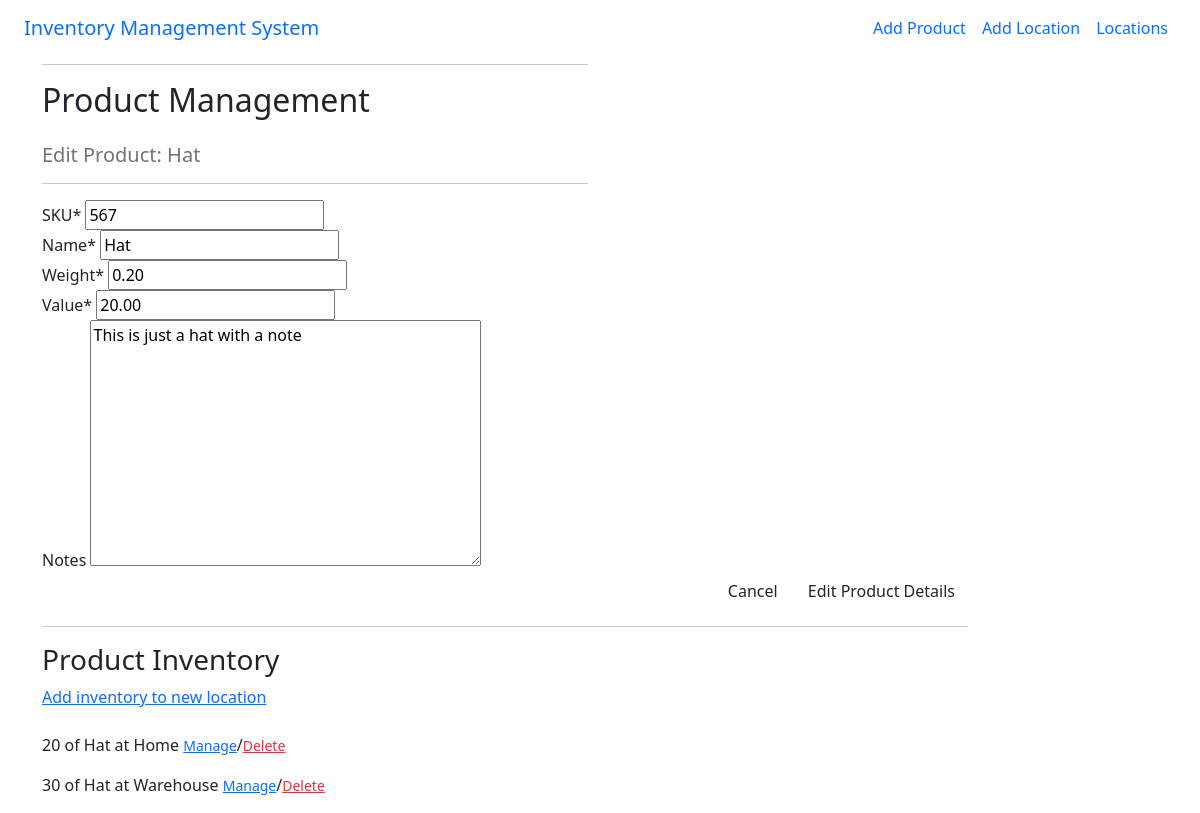
Before: /edit/2/ with the older database file.
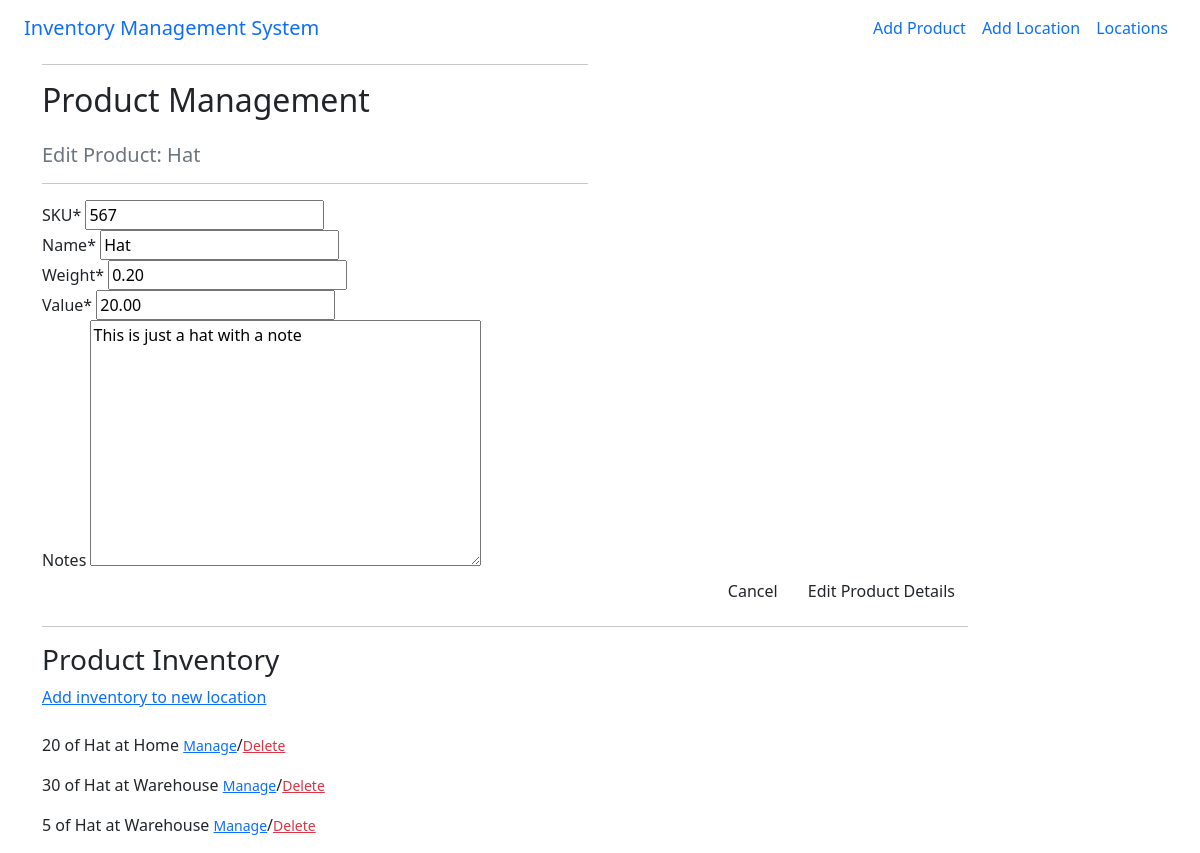
After: the same page with the newer database file.
### products/models.py (models this page shows, shortened)
class Inventory(models.Model):
    class Meta:
        verbose_name_plural = 'Inventory'
    product = models.ForeignKey('Product', on_delete=models.CASCADE)
    quantity = models.IntegerField(default=0)
    location = models.ForeignKey('Location', on_delete=models.PROTECT)
    def __str__(self):
        return self.product.name

class Product(models.Model):
    SKU = models.IntegerField(default=0)
    name = models.CharField(max_length=254)
    weight = models.DecimalField(max_digits=8, decimal_places=2)
    value = models.DecimalField(max_digits=8, decimal_places=2)
    notes = models.TextField(null=True, blank=True)

class Location(models.Model):
    name = models.CharField(max_length=254)
    address_line_1 = models.CharField(max_length=254)
    address_line_2 = models.CharField(max_length=254, null=True, blank=True)
    address_line_3 = models.CharField(max_length=254, null=True, blank=True)
    county = models.CharField(max_length=254, default='county')
    postcode = models.CharField(max_length=254, default='postcode')
    country = models.CharField(max_length=254, default='country')
    def __str__(self):
        return self.name

### products/views.py (the view)
# urls.py: path('edit/<int:product_id>/', views.edit_product, name='edit_product'),
def edit_product(request, product_id):
    product = get_object_or_404(Product, pk=product_id)
    product_form = ProductForm(instance=product)
    if request.method == 'POST':
        product_form = ProductForm(request.POST, request.FILES, instance=product)
        if product_form.is_valid():
            product_form.save()
            print('product updated successfully')
            return redirect(reverse('home'))
    inventory = Inventory.objects.all()
    product_inventory = []
    for i in inventory:
        if i.product == product:
            product_inventory.append(i)
    template = 'products/edit-product.html'
    context={
            'product_form': product_form,
            'product': product,
            'product_inventory': product_inventory,
            }
    return render(request, template, context)

### products/forms.py
class ProductForm(forms.ModelForm):
    class Meta:
        model = Product
        fields = '__all__'

### products/templates/products/edit-product.html (shortened to what this page needs)
{% extends "base.html" %}
{% load static %}
{% load crispy_forms_tags %}
{% block content %}
    <div class="container">
        <div class="row">
            <div class="col-12 col-md-6">
                <hr>
                <h2 class="logo-font mb-4">Product Management</h2>
                    <h5 class="text-muted">Edit Product: {{ product.name }}</h5>
                <hr>
            </div>
        </div>
        <div class="row">
            <div class="col-12 col-md-10">
                <form method="POST" action="{% url 'edit_product' product.id %}" class="form mb-2" enctype="multipart/form-data">
                    {{ product_form | crispy }}
                    <div class="text-end">
                        <a href="" class="btn btn-grey-outline rounded">Cancel</a>
                        <input class="btn btn-grey rounded" type="submit" value="Edit Product Details"></input>
                    </div>
                </form>
                <hr>
                <h3>Product Inventory</h3>
                <a href="{% url 'add_inventory' product.id %}">Add inventory to new location</a>
                <br>
                <br>
                {% for i in product_inventory %}
                        <p>{{ i.quantity }} of {{ i }} at {{ i.location }}
                            <a class="text-primary" href=""><small>Manage</small></a>/<a class="text-danger"><small>Delete</small></a>
                        </p>
                {% endfor %}
            </div>
        </div>
    </div>
{% endblock %}

Changed rows visible on the page:
added Inventory: quantity "5", product.name "Hat", location "Warehouse"
